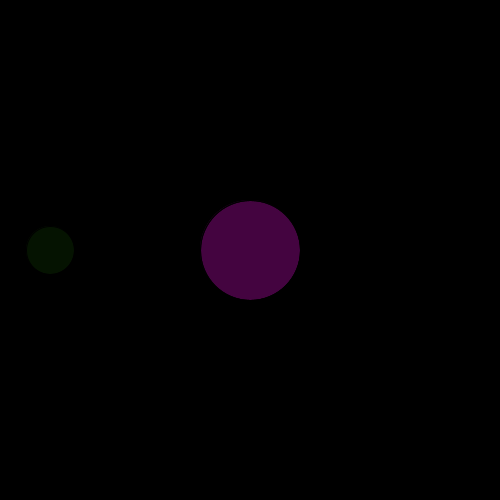
Frame 1 (no input)
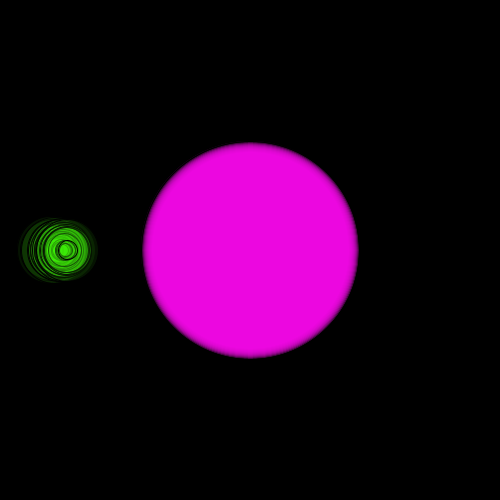
Frame 60 (the mouse pressed at the canvas centre just before this capture)
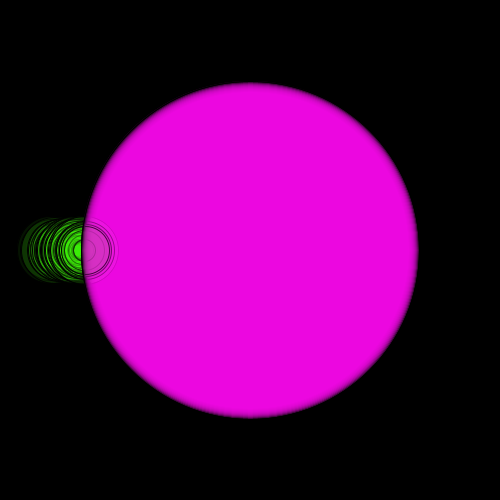
Frame 120 (the mouse held since frame 60 and released just before this capture)

The Processing sketch that drew these frames (run headless with seeded random() and noise(); from frame 60 on, the mouse is pressed at the canvas centre):

// Processing sketch: processing_21495
// ── processing_21495.pde


float x =50 ;
float y= 250;
float y1= 100;
float a=25 ; 
float b=50;



float speed= .3;
float speed1=.5;
float speed2 = 2;
float speed3= .6;

void setup () {
  size ( 500, 500);
  background (0); 
  smooth();
}  
void draw() {
  int r=int (random ( 10,70));

  fill(61,238,14,20);

  //1st circle
  rectMode (CENTER);

  ellipse ( x, y, r,r);
  //motion
  x=x + speed;
  if ((x>width-20) || (x<20)) {
    speed = speed *-1;
  }

  //2nd big pimk ball
  fill (240,16,232,20);
  // y is now hooked to the radius
  for (int i =1; i <5; i++) {
    ellipse (width/2, height/2, y1, y1);
  }
  //change the radius
  y1 = y1+speed2;
  ;
  //keep the circle from leaving the screen
  if ((y1>height) || (y1<50)) {
    speed2 = speed2 *-1;
  }
}          
                
